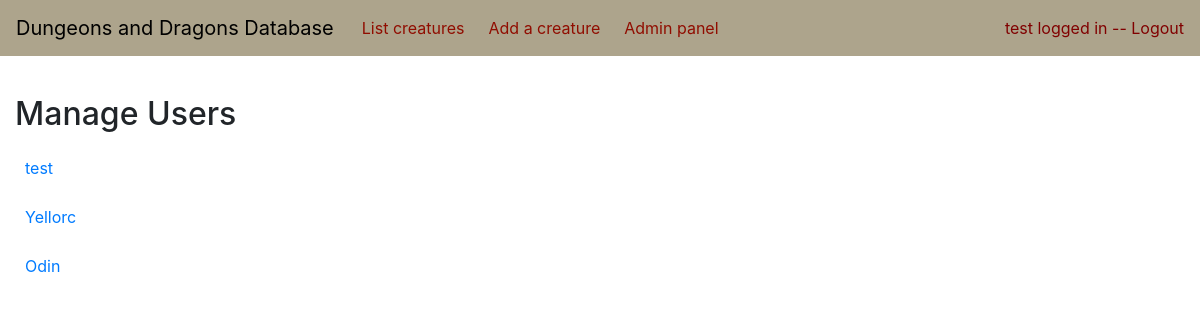
Before: /auth/admin (signed in) with the older database file.
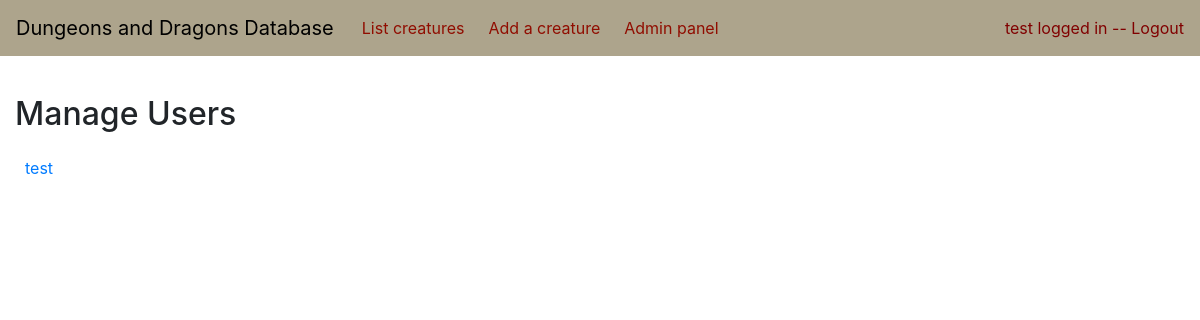
After: the same page with the newer database file.
### application/auth/models.py (models this page shows, shortened)
class User(db.Model):
    __tablename__ = "account"
    id = db.Column(db.Integer, primary_key=True)
    date_created = db.Column(db.DateTime, default=db.func.current_timestamp())
    date_modified = db.Column(db.DateTime, default=db.func.current_timestamp(),
                              onupdate=db.func.current_timestamp())
    name = db.Column(db.String(144), nullable=False)
    username = db.Column(db.String(144), nullable=False)
    password = db.Column(db.String(144), nullable=False)
    roles = db.relationship("Role", secondary="account_role", backref='role', lazy=True)
    creatures = db.relationship("Creature", secondary="account_creature", backref='creature', lazy=True)

### application/auth/views.py (the view)
@app.route("/auth/admin")
@login_required(role="ADMIN")
def admin_panel():
    return render_template("auth/adminpanel.html", users=User.query.all())

### application/_init_.py (called while the page is built)
def login_required(_func=None, *, role="ANY"):
    def wrapper(func):
        @wraps(func)
        def decorated_view(*args, **kwargs):
            if not (current_user and current_user.is_authenticated):
                return login_manager.unauthorized()
            acceptable_roles = ["ANY"]
            for userRole in current_user.roles:
                acceptable_roles.append(userRole.name)
            userRoles = acceptable_roles
            print("\n\n\n")
            print(acceptable_roles)
            print(role in acceptable_roles)
            print("\n\n\n")
            if role not in acceptable_roles:
                return login_manager.unauthorized()
            return func(*args, **kwargs)
        return decorated_view
    return wrapper if _func is None else wrapper(_func)

@login_manager.user_loader
def load_user(user_id):
    return User.query.get(user_id)

### application/templates/auth/adminpanel.html
{% extends "layout.html" %}
{% block body %}
    <h2 style="padding: 15px 15px 15px 15px">
        Manage Users
    </h2>
    {% for user in users %}
    <div style="padding: 0px 20px 25px 25px">
        <a href="{{ url_for('user_view', user_id = user.id) }}">{{ user.username }}</a>
    </div>
    {% endfor %}
{% endblock %}

### application/templates/layout.html (shortened to what this page needs)
<!DOCTYPE html>
<html>
<head>
    <link rel="stylesheet" href="https://maxcdn.bootstrapcdn.com/bootstrap/4.0.0/css/bootstrap.min.css"
>
    <link rel="stylesheet" href="{{ url_for('static', filename='custom.css') }}">
</head>
<body>
    <nav class="navbar navbar-expand-md mb-4">
        <a class="navbar-brand" href="/">Dungeons and Dragons Database</a>
        <div class="collapse navbar-collapse" id="navbarCollapse">
            <ul class="navbar-nav mr-auto">
                <li class="nav-item">
                    <a class="nav-link" href="{{ url_for('creature_index') }} ">List creatures</a>
                </li>
                {% if "ADMIN" in (current_user.roles|map(attribute='name')) %}
                    <li class="nav-item">
                        <a class="nav-link" href="{{ url_for('creature_form') }} ">Add a creature</a>
                    </li>
                    <li class="nav-item">
                        <a class="nav-link" href="{{ url_for('admin_panel') }} ">Admin panel</a>
                    </li>
                {% endif %}
            </ul>
            <div class="form-inline mt-2 mt-md-0">
                {% if current_user.is_authenticated %}
                <a style="color:maroon" href="{{ url_for('auth_logout') }}">{{ current_user.name }} logged in -- Logout</a>
                {% else %}
                <a style="color:maroon" href="{{ url_for('auth_login') }}">Login</a>
                {% endif %}
            </div>
        </div>
    </nav>
    {% block body %}{% endblock %}
</body>
</html>

### application/static/custom.css (style rules this page uses)
.navbar { background-color: #ada48c; }
.navbar .navbar-brand { color: #000000; }
.navbar .navbar-nav .nav-link { color: #900d00; border-radius: .25rem; margin: 0 0.25em; }
.navbar .navbar-collapse, .navbar .navbar-form { border-color: #900d00; }

Changed rows visible on the page:
removed User: username "Yellorc"
removed User: username "Odin"
